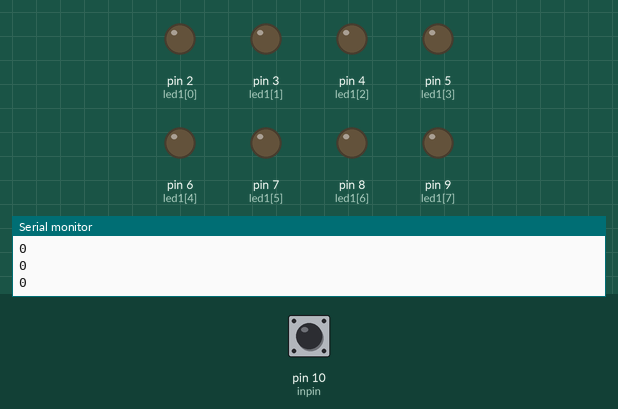
This sketch was run on a simulated Arduino Uno, built with avr-gcc and run on an emulated ATmega328P. On the bench: output pins drawn as LEDs (lit = HIGH), the last lines printed to the serial monitor. Inputs (shaded band) come from the test bench; at power-on: pin 10 (inpin) LOW.

Above: at 1.2 s.
1.3 s: pin 10 (inpin) driven HIGH
At 2.3 s:
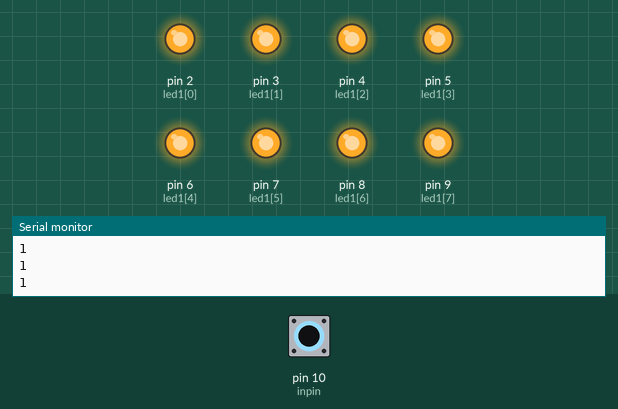
2.9 s: pin 10 (inpin) driven LOW
At 3.6 s:
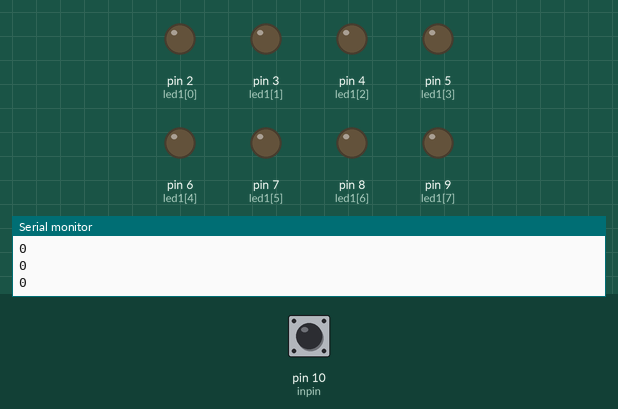
4.5 s: pin 10 (inpin) pulsed HIGH 5 times (0.12 s each, 0.3 s apart)
At 5.4 s:
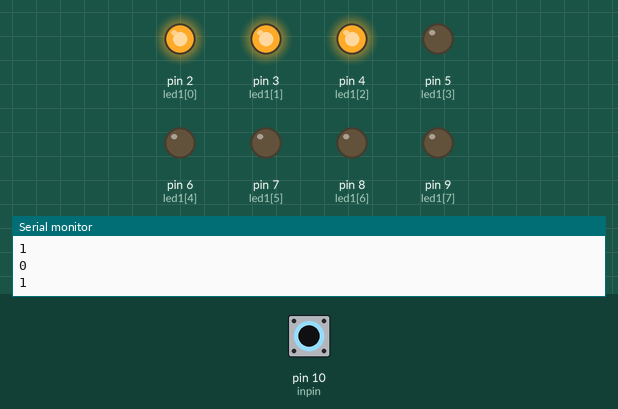
Timing chart, 0 to 7.5 s (numbered marks = the images above; inputs shaded):
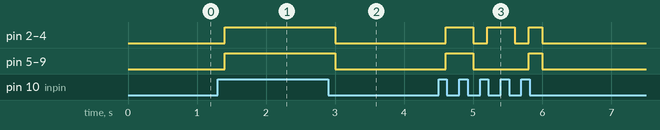

The sketch:

Button_contral.ino
```cpp
int inpin=10;
int i, t = 0;
int led1[]={2, 3, 4, 5, 6, 7, 8, 9};
void setup() {
  // put your setup code here, to run once:
  Serial.begin(9600);
  pinMode(inpin, INPUT);
  for(i=0;i<8;i++){
    pinMode(led1[i], OUTPUT);
  }
}

void loop() {
  int inpin1;

  // put your main code here, to run repeatedly:

    inpin1=digitalRead(inpin);
    if(inpin1==1){
      Serial.print(1);
      if(t%2==0){
        for(i=0;i<3;i++){
          digitalWrite(led1[i], HIGH);
        }
        delay(200);
      }
      if(t%2==1){
        for(i=0;i<8;i++){
          digitalWrite(led1[i], HIGH);
      }
      delay(200);
      }
    }
    else{
      Serial.print(0);
      for(i=0;i<8;i++){
          digitalWrite(led1[i], LOW);
      }
      t++;
      delay(200);
    }
    Serial.print("\n");
}
```

Measured:
- after the input at 1.3 s, pin 2 (led1[0]), pin 3 (led1[1]), pin 4 (led1[2]), pin 5 (led1[3]), pin 6 (led1[4]), pin 7 (led1[5]), pin 8 (led1[6]), pin 9 (led1[7]): LOW → HIGH after 0.10 s
- after the input at 2.9 s, pin 2 (led1[0]), pin 3 (led1[1]), pin 4 (led1[2]), pin 5 (led1[3]), pin 6 (led1[4]), pin 7 (led1[5]), pin 8 (led1[6]), pin 9 (led1[7]): HIGH → LOW after 0.10 s
- after the input at 4.5 s, pin 2 (led1[0]), pin 3 (led1[1]), pin 4 (led1[2]): goes HIGH 0.40 s, LOW 0.20 s, HIGH 0.40 s, LOW 0.20 s, HIGH 0.20 s, then LOW, starting after 0.10 s; pin 5 (led1[3]), pin 6 (led1[4]), pin 7 (led1[5]), pin 8 (led1[6]), pin 9 (led1[7]): LOW → HIGH after 0.10 s, → LOW 0.40 s later, → HIGH 0.80 s later, → LOW 0.20 s later
